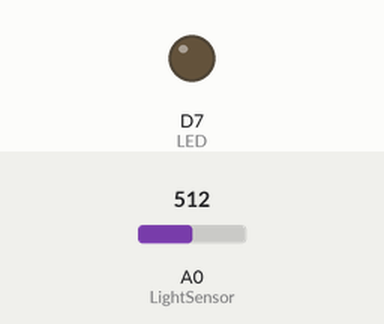
This sketch was run on a simulated ESP8266 (NodeMCU). On the bench: output pins drawn as LEDs (lit = HIGH). Inputs (shaded band) come from the test bench; at power-on: A0 (LightSensor) = 512. WiFi joins after 1.5 s; servers stay silent unless stated; what the sketch prints to the serial monitor is not drawn.

Above: at 0.0 s.
At 2.8 s:
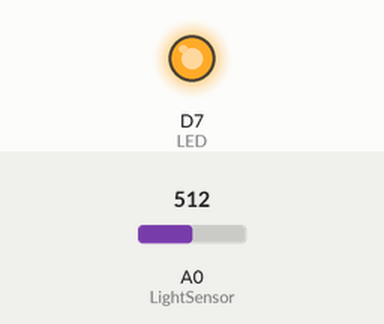
Timing chart, 0 to 4.3 s (numbered marks = the images above):
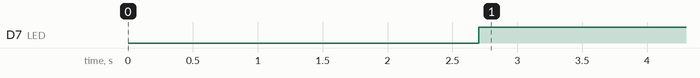

The sketch:

bulb.ino.ino
```cpp
#include <ESP8266WiFi.h>
#include <ESP8266HTTPClient.h>
#define LED D7
WiFiClient wifiClient;
const char* host = " 192.168.1.162";
#define LightSensor A0
const int threshold = 200;
void setup() {
pinMode(LED, OUTPUT);
connectWifi();    // LED pin as output.
}
void loop() {
  processResponse();
  delay(50);
  Serial.println(analogRead(LightSensor));
//  lowlight();
}
void processResponse(){
  HTTPClient http;
  String Link = "http://192.168.0.201:8080/IOTPROJECT2/device.php";

  http.begin(wifiClient,Link);     //Specify request destination

  int httpCode = http.GET();            //Send the request
  String payload = http.getString();    //Get the response payload

  // Serial.println(httpCode);
  Serial.println(payload);

  if(payload =="on"){
    digitalWrite(LED,LOW);
  }else{
    digitalWrite(LED,HIGH);
  }    //Print request response payload

  http.end();  //Close connection
}

void connectWifi(){
  Serial.begin(115200);
  WiFi.mode(WIFI_OFF);        //Prevents reconnection issue (taking too long to connect)
  delay(1000);
  WiFi.mode(WIFI_STA);        //This line hides the viewing of ESP as wifi hotspot
  WiFi.begin("Benax-WiFi(2.4G)2","Rc@Nyabihu2023");     //Connect to your WiFi router
  Serial.println("");
  Serial.print("Connecting");
  // Wait for connection
  while (WiFi.status() != WL_CONNECTED) {
    delay(500);
    Serial.print(".");
  }
  //If connection successful show IP address in serial monitor
  Serial.print("Connected to ");
  Serial.println("RCA-WIFI");
  Serial.print("IP address: ");
  Serial.println(WiFi.localIP());  //IP address assigned to your ESP
}
/*
 * GET FEEDBACK
*/
bool parseResponse(String success_msg){
    String datarx;
    while (wifiClient.connected()){
        String line = wifiClient.readStringUntil('\n');
        if (line == "\r") {
        break;
        }
    }
    while (wifiClient.available()){
        datarx += wifiClient.readStringUntil('\n');
    }
    Serial.println(datarx);
    if(datarx.indexOf(success_msg) >= 0){
        Serial.println("on\n");
        return true;
    }
    else{
        Serial.println("off\n");
        return false;
    }
    Serial.println("*******************\n");
    datarx = "";
}
//
//void lowlight(){
//   if (analogRead(LightSensor) > threshold) {
//     HTTPClient http;
//     http.begin(wifiClient,"http://192.168.0.201:8080/IOTPROJECT2/getstatus.php");
//     http.addHeader("Content-Type", "application/x-www-form-urlencoded");
//     String RequestData = "status=off";
//     int ResponseCode = http.POST(RequestData);
//      Serial.print("HTTP Response code for off: ");
//      Serial.println(ResponseCode);
//      digitalWrite(LED,LOW);
//      delay(200);
//     http.end();
//  }else {
//    HTTPClient http;
//     http.begin(wifiClient,"http://192.168.0.201:8080/IOTPROJECT2/getstatus.php");
//     http.addHeader("Content-Type", "application/x-www-form-urlencoded");
//     String RequestData = "status=on";
//     int ResponseCode = http.POST(RequestData);
//      Serial.print("HTTP Response code for on: ");
//      Serial.println(ResponseCode);
//      digitalWrite(LED,HIGH);
//     http.end();
//  }
//}
```

Measured:
- by itself, D7 (LED): LOW → HIGH at 2.7 s
